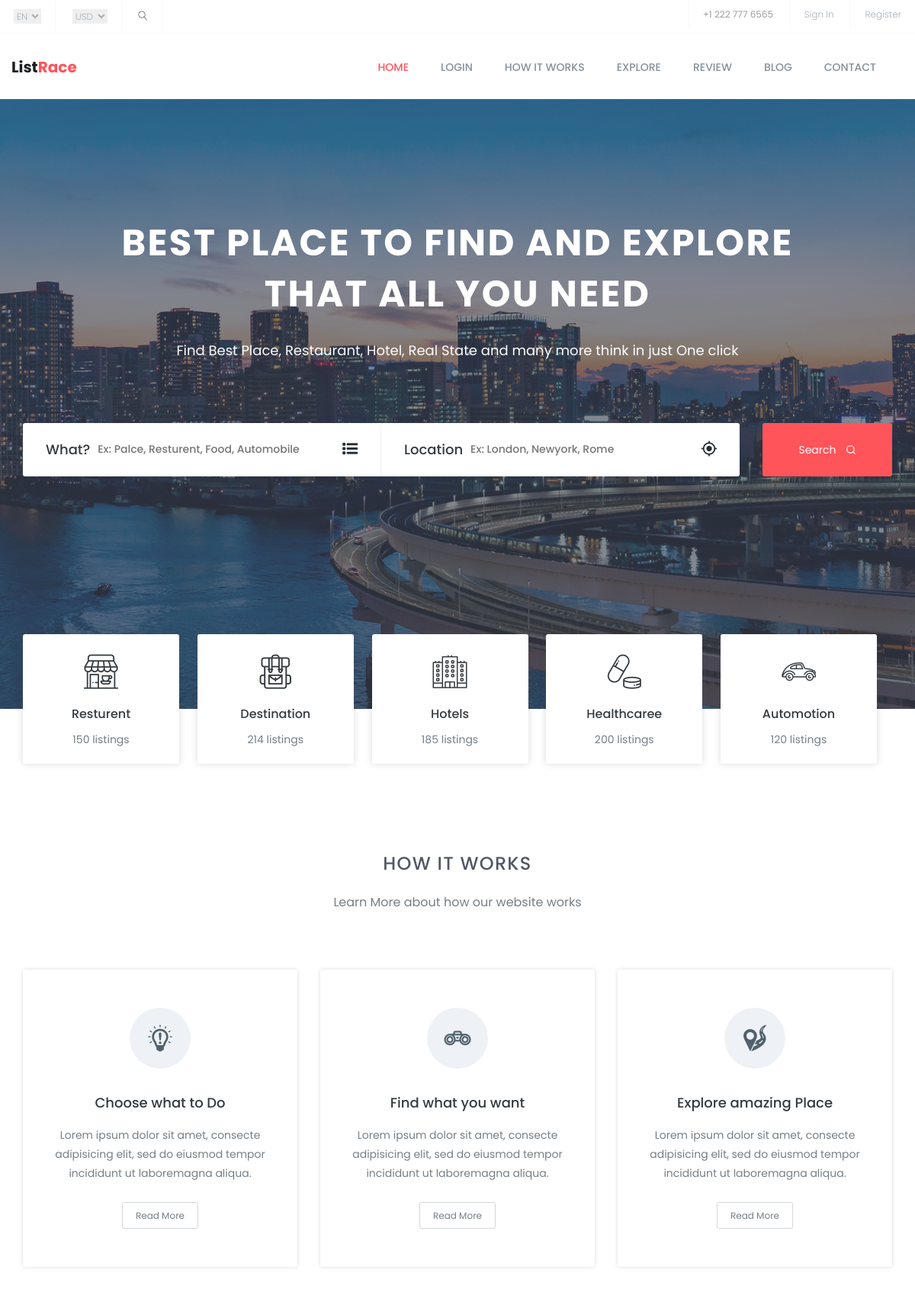
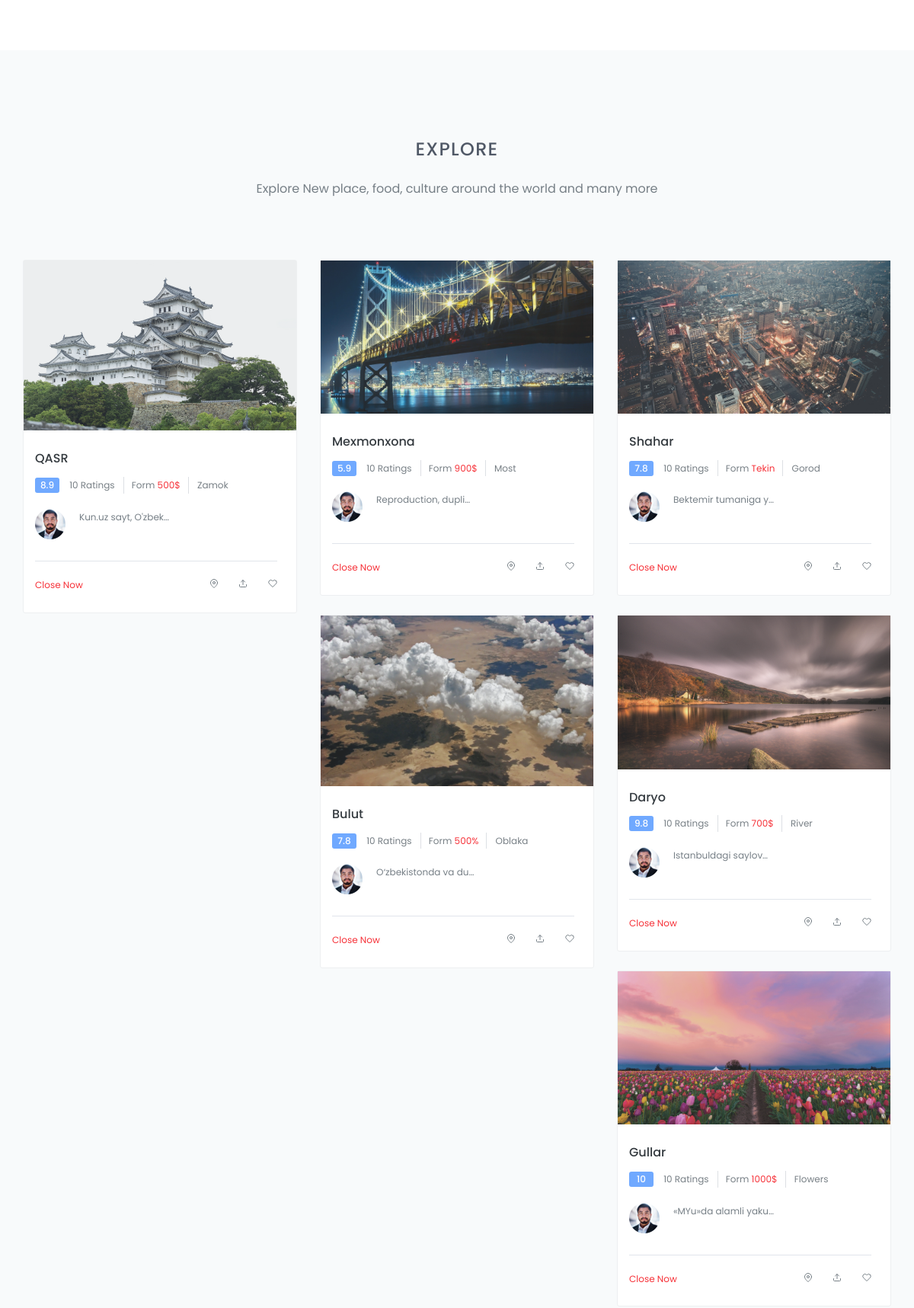
The page / (upper part) on the database its author committed (2 pictures, top to bottom).
### blog/models.py (models this page shows)
class  Client(models.Model):
    rasm = models.ImageField(upload_to='rasm/images')
    nomi = models.CharField(max_length=200)
    hotelnomi = models.CharField(max_length=200)
    narxi = models.CharField(max_length=222)
    text = models.TextField()
    rating = models.CharField(max_length=200)

### blog/views.py (the view)
# urls.py: path('',index,name='index'),
def index(request):
    form = EmailForm(request.POST or None)
    if request.method == "POST" and form.is_valid():
        form.save()
    ol = Client.objects.all()
    email = Email.objects.all()
    context = {
         "ol": ol,
         "email": email
    }
    return render(request, "index.html", context=context)

### templates/index.html (shortened to what this page needs)
{% load static %}
<!doctype html>
<html class="no-js" lang="en">
    <head>
        <link rel="stylesheet" href="{% static 'assets/css/font-awesome.min.css' %}">
		<link rel="stylesheet" href="{% static 'assets/css/linearicons.css' %}">
        <link rel="stylesheet" href="{% static 'assets/css/animate.css' %}">
        <link rel="stylesheet" href="{% static 'assets/css/flaticon.css' %}">
        <link rel="stylesheet" href="{% static 'assets/css/slick.css' %}">
		<link rel="stylesheet" href="{% static 'assets/css/slick-theme.css' %}">
        <link rel="stylesheet" href="{% static 'assets/css/bootstrap.min.css' %}">
		<link rel="stylesheet" href="{% static 'assets/css/bootsnav.css' %}" >
        <link rel="stylesheet" href="{% static 'assets/css/style.css' %}">
        <link rel="stylesheet" href="{% static 'assets/css/responsive.css' %}">
    </head>
	<body>
		<header id="header-top" class="header-top">
			<ul>
				<li>
					<div class="header-top-left">
						<ul>
							<li class="select-opt">
								<select name="language" id="language">
									<option value="default">EN</option>
								</select>
							</li>
							<li class="select-opt">
								<select name="currency" id="currency">
									<option value="usd">USD</option>
								</select>
							</li>
							<li class="select-opt">
								<a href="#"><span class="lnr lnr-magnifier"></span></a>
							</li>
						</ul>
					</div>
				</li>
				<li class="head-responsive-right pull-right">
					<div class="header-top-right">
						<ul>
							<li class="header-top-contact">
								+1 222 777 6565
							</li>
							<li class="header-top-contact">
								<a href="#">sign in</a>
							</li>
							<li class="header-top-contact">
								<a href="#">register</a>
							</li>
						</ul>
					</div>
				</li>
			</ul>
		</header>
		<section class="top-area">
			<div class="header-area">
			    <nav class="navbar navbar-default bootsnav  navbar-sticky navbar-scrollspy"  data-minus-value-desktop="70" data-minus-value-mobile="55" data-speed="1000">
			        <div class="container">
			            <div class="navbar-header">
			                <a class="navbar-brand" href="index.html">list<span>race</span></a>
			            </div>
			            <div class="collapse navbar-collapse menu-ui-design" id="navbar-menu">
			                <ul class="nav navbar-nav navbar-right" data-in="fadeInDown" data-out="fadeOutUp">
			                    <li class=" scroll active"><a href="#home">home</a></li>
                        <li class="nav-item">
                            {% if request.user.is_authenticated %}
                            {% else %}
                            <a class="text-dark" href="{% url 'login' %}">Login</a>
                            {% endif %}
			                    <li class="scroll"><a href="#works">how it works</a></li>
			                    <li class="scroll"><a href="#explore">explore</a></li>
			                    <li class="scroll"><a href="#reviews">review</a></li>
			                    <li class="scroll"><a href="#blog">blog</a></li>
			                    <li class="scroll"><a href="#contact">contact</a></li>
			                </ul>
			            </div>
			        </div>
			    </nav>
			</div>
		</section>
		<section id="home" class="welcome-hero">
			<div class="container">
				<div class="welcome-hero-txt">
					<h2>best place to find and explore <br> that all you need </h2>
					<p>
						Find Best Place, Restaurant, Hotel, Real State and many more think in just One click
					</p>
				</div>
				<div class="welcome-hero-serch-box">
					<div class="welcome-hero-form">
						<div class="single-welcome-hero-form">
							<h3>what?</h3>
							<form action="index.html">
								<input type="text" placeholder="Ex: palce, resturent, food, automobile" />
							</form>
							<div class="welcome-hero-form-icon">
								<i class="flaticon-list-with-dots"></i>
							</div>
						</div>
						<div class="single-welcome-hero-form">
							<h3>location</h3>
							<form action="index.html">
								<input type="text" placeholder="Ex: london, newyork, rome" />
							</form>
							<div class="welcome-hero-form-icon">
								<i class="flaticon-gps-fixed-indicator"></i>
							</div>
						</div>
					</div>
					<div class="welcome-hero-serch">
						<button class="welcome-hero-btn" onclick="window.location.href='#'">
							 search  <i data-feather="search"></i>
						</button>
					</div>
				</div>
			</div>
		</section>
		<section id="list-topics" class="list-topics">
			<div class="container">
				<div class="list-topics-content">
					<ul>
						<li>
							<div class="single-list-topics-content">
								<div class="single-list-topics-icon">
									<i class="flaticon-restaurant"></i>
								</div>
								<h2><a href="#">resturent</a></h2>
								<p>150 listings</p>
							</div>
						</li>
						<li>
							<div class="single-list-topics-content">
								<div class="single-list-topics-icon">
									<i class="flaticon-travel"></i>
								</div>
								<h2><a href="#">destination</a></h2>
								<p>214 listings</p>
							</div>
						</li>
						<li>
							<div class="single-list-topics-content">
								<div class="single-list-topics-icon">
									<i class="flaticon-building"></i>
								</div>
								<h2><a href="#">hotels</a></h2>
								<p>185 listings</p>
							</div>
						</li>
						<li>
							<div class="single-list-topics-content">
								<div class="single-list-topics-icon">
									<i class="flaticon-pills"></i>
								</div>
								<h2><a href="#">healthcaree</a></h2>
								<p>200 listings</p>
							</div>
						</li>
						<li>
							<div class="single-list-topics-content">
								<div class="single-list-topics-icon">
									<i class="flaticon-transport"></i>
								</div>
								<h2><a href="#">automotion</a></h2>
								<p>120 listings</p>
							</div>
						</li>
					</ul>
				</div>
			</div>
		</section>
		<section id="works" class="works">
			<div class="container">
				<div class="section-header">
					<h2>how it works</h2>
					<p>Learn More about how our website works</p>
				</div>
				<div class="works-content">
					<div class="row">
						<div class="col-md-4 col-sm-6">
							<div class="single-how-works">
								<div class="single-how-works-icon">
									<i class="flaticon-lightbulb-idea"></i>
								</div>
								<h2><a href="#">choose <span> what to</span> do</a></h2>
								<p>
									Lorem ipsum dolor sit amet, consecte adipisicing elit, sed do eiusmod tempor incididunt ut laboremagna aliqua.
								</p>
								<button class="welcome-hero-btn how-work-btn" onclick="window.location.href='#'">
									read more
								</button>
							</div>
						</div>
						<div class="col-md-4 col-sm-6">
							<div class="single-how-works">
								<div class="single-how-works-icon">
									<i class="flaticon-networking"></i>
								</div>
								<h2><a href="#">find <span> what you want</span></a></h2>
								<p>
									Lorem ipsum dolor sit amet, consecte adipisicing elit, sed do eiusmod tempor incididunt ut laboremagna aliqua.
								</p>
								<button class="welcome-hero-btn how-work-btn" onclick="window.location.href='#'">
									read more
								</button>
							</div>
						</div>
						<div class="col-md-4 col-sm-6">
							<div class="single-how-works">
								<div class="single-how-works-icon">
									<i class="flaticon-location-on-road"></i>
								</div>
								<h2><a href="#">explore <span> amazing</span> place</a></h2>
								<p>
									Lorem ipsum dolor sit amet, consecte adipisicing elit, sed do eiusmod tempor incididunt ut laboremagna aliqua.
								</p>
								<button class="welcome-hero-btn how-work-btn" onclick="window.location.href='#'">
									read more
								</button>
							</div>
						</div>
					</div>
				</div>
			</div>
		</section>
		<section id="explore" class="explore">
			<div class="container">
				<div class="section-header">
					<h2>explore</h2>
					<p>Explore New place, food, culture around the world and many more</p>
				</div>
				<div class="explore-content">
					<div class="row">
						{% for x in ol %}
						<div class=" col-md-4 col-sm-6">
							<div class="single-explore-item">
								<div class="single-explore-img">
									<img src="{{x.rasm.url}}"  alt="explore image">
								</div>
								<div class="single-explore-txt bg-theme-1">
									<h2><a href="#">{{x.nomi}}</a></h2>
									<p class="explore-rating-price">
										<span class="explore-rating">{{x.rating}}</span>
										<a href="#"> 10 ratings</a>
										<span class="explore-price-box">
											form
											<span class="explore-price">{{x.narxi}}</span>
										</span>
										 <a href="{% url 'detel' x.id %}">{{x.hotelnomi}}</a>
									</p>
									<div class="explore-person">
										<div class="row">
											<div class="col-sm-2">
												<div class="explore-person-img">
													<a href="#">
														<img src="{% static 'assets/images/explore/person.png' %}" alt="explore person">
													</a>
												</div>
											</div>
											<div class="col-sm-10">
												<p>
													{{x.text|truncatechars:20}}
												</p>
											</div>
										</div>
									</div>
									<div class="explore-open-close-part">
										<div class="row">
											<div class="col-sm-5">
												<button class="close-btn" onclick="window.location.href='#'">close now</button>
											</div>
											<div class="col-sm-7">
												<div class="explore-map-icon">
													<a href="#"><i data-feather="map-pin"></i></a>
													<a href="#"><i data-feather="upload"></i></a>
													<a href="#"><i data-feather="heart"></i></a>
												</div>
											</div>
										</div>
									</div>
								</div>
							</div>
						</div>
						{% endfor %}
					</div>
				</div>
			</div>
		</section>
    </body>
</html>

### static/assets/css/bootsnav.css (style rules this page uses)
nav.bootsnav .container { position: relative; }
nav.navbar.bootsnav { margin-bottom: 0; -moz-border-radius: 0px; -webkit-border-radius: 0px; -o-border-radius: 0px; border-radius: 0px; background-color: #fff; border: none; border-bottom: solid 1px #e0e0e0; z-index: 9; }
nav.navbar.bootsnav ul.nav > li > a { color: #6f6f6f; background-color: transparent; outline: none; margin-bottom: -2px; }
nav.navbar.bootsnav ul.nav li.megamenu-fw > a:hover, nav.navbar.bootsnav ul.nav li.megamenu-fw > a:focus, nav.navbar.bootsnav ul.nav li.active > a:hover, nav.navbar.bootsnav ul.nav li.active > a:focus, nav.navbar.bootsnav ul.nav li.active > a { background-color: transparent; }
body { -webkit-transition: all 0.3s ease-in-out; -moz-transition: all 0.3s ease-in-out; -o-transition: all 0.3s ease-in-out; -ms-transition: all 0.3s ease-in-out; transition: all 0.3s ease-in-out; }
.wrap-sticky nav.navbar.bootsnav { position: absolute; width: 100%; left: 0; top: 0; }
@media (min-width: 1024px) { nav.navbar.bootsnav ul.nav > li > a { padding: 30px 15px; font-weight: 600; } }

### rows shown on the page
Client: rasm (picture), nomi "QASR", rating "8.9", narxi "500$", hotelnomi "Zamok", text "Kun.uz sayt, O'zbek…"
Client: rasm (picture), nomi "Mexmonxona", rating "5.9", narxi "900$", hotelnomi "Most", text "Reproduction, dupli…"
Client: rasm (picture), nomi "Shahar", rating "7.8", narxi "Tekin", hotelnomi "Gorod", text "Bektemir tumaniga y…"
Client: rasm (picture), nomi "Bulut", rating "7.8", narxi "500%", hotelnomi "Oblaka", text "O‘zbekistonda va du…"
Client: rasm (picture), nomi "Daryo", rating "9.8", narxi "700$", hotelnomi "River", text "Istanbuldagi saylov…"
Client: rasm (picture), nomi "Gullar", rating "10", narxi "1000$", hotelnomi "Flowers", text "«MYu»da alamli yaku…"
